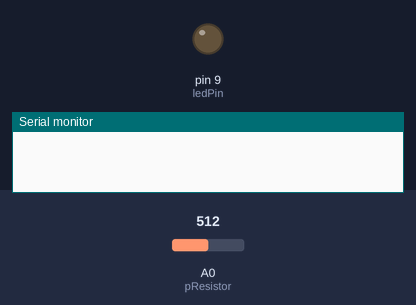
Simulated run of this sketch. Board: Arduino Uno, built with avr-gcc and run on an emulated ATmega328P. On the bench: output pins drawn as LEDs (lit = HIGH), the last lines printed to the serial monitor. Inputs (shaded band) come from the test bench; at power-on: A0 (pResistor) = 512.

Above: at 0.1 s.
At 39.1 s:
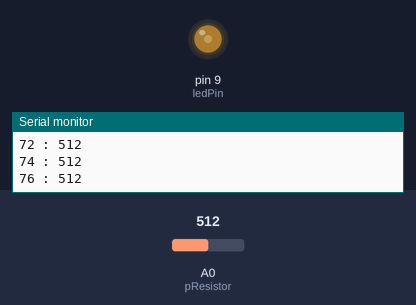
Timing chart, 0 to 40.0 s (numbered marks = the images above):
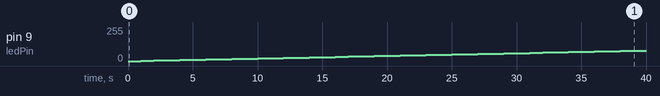

The sketch:

light-sensor.ino.ino
```cpp
//Constants
const int pResistor = A0; // Photoresistor at Arduino analog pin A0
const int ledPin= 9;       // Led pin at Arduino pin 9
const int analogMax = 256;
const long delayTime  = 1000;

//Variables
int photoValue;          // Store value from photoresistor (0-1023)

void setup(){
 Serial.begin(9600);
 pinMode(ledPin, OUTPUT);  // Set ledPin - 9 pin as an output
 pinMode(pResistor, INPUT);// Set pResistor - A0 pin as an input (optional)
}

void loop(){
  for(int i = 0; i < analogMax; i+=2){
      analogWrite(ledPin, i);
      delay(delayTime);
      photoValue = analogRead(pResistor);
      Serial.print(i);
      Serial.print(" : ");
      Serial.println(photoValue);

  }

}
```

Measured:
- by itself, pin 9 (ledPin): moves from 0/255 to 78/255 over 38.0 s
